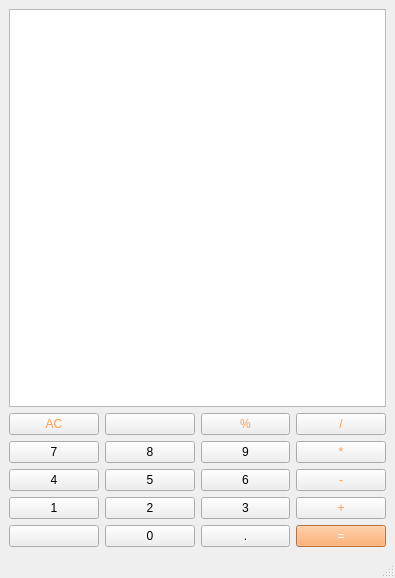
<?xml version="1.0" encoding="UTF-8"?>
<ui version="4.0">
 <class>MainWindow</class>
 <widget class="QMainWindow" name="MainWindow">
  <property name="geometry">
   <rect>
    <x>0</x>
    <y>0</y>
    <width>395</width>
    <height>578</height>
   </rect>
  </property>
  <property name="windowTitle">
   <string>MainWindow</string>
  </property>
  <widget class="QWidget" name="centralwidget">
   <property name="styleSheet">
    <string notr="true"/>
   </property>
   <layout class="QVBoxLayout" name="verticalLayout_3">
    <item>
     <layout class="QVBoxLayout" name="verticalLayout_2">
      <item>
       <widget class="QTextEdit" name="textEdit"/>
      </item>
      <item>
       <layout class="QVBoxLayout" name="verticalLayout">
        <item>
         <layout class="QHBoxLayout" name="horizontalLayout">
          <item>
           <widget class="QPushButton" name="pushButton_AC">
            <property name="styleSheet">
             <string notr="true">color: rgb(255, 158, 79);</string>
            </property>
            <property name="text">
             <string>AC</string>
            </property>
           </widget>
          </item>
          <item>
           <widget class="QPushButton" name="pushButton_Clear">
            <property name="text">
             <string/>
            </property>
            <property name="icon">
             <iconset resource="recource.qrc">
              <normaloff>:/rec/Calculator/delete (2).png</normaloff>:/rec/Calculator/delete (2).png</iconset>
            </property>
            <property name="iconSize">
             <size>
              <width>20</width>
              <height>20</height>
             </size>
            </property>
           </widget>
          </item>
          <item>
           <widget class="QPushButton" name="pushButton_Persntag">
            <property name="styleSheet">
             <string notr="true">color: rgb(255, 158, 79);</string>
            </property>
            <property name="text">
             <string>%</string>
            </property>
           </widget>
          </item>
          <item>
           <widget class="QPushButton" name="pushButton_Davision">
            <property name="styleSheet">
             <string notr="true">color: rgb(255, 158, 79);</string>
            </property>
            <property name="text">
             <string>/</string>
            </property>
           </widget>
          </item>
         </layout>
        </item>
        <item>
         <layout class="QHBoxLayout" name="horizontalLayout_2">
          <item>
           <widget class="QPushButton" name="pushButton_number7">
            <property name="text">
             <string>7</string>
            </property>
           </widget>
          </item>
          <item>
           <widget class="QPushButton" name="pushButton_number8">
            <property name="text">
             <string>8</string>
            </property>
           </widget>
          </item>
          <item>
           <widget class="QPushButton" name="pushButton_number9">
            <property name="text">
             <string>9</string>
            </property>
           </widget>
          </item>
          <item>
           <widget class="QPushButton" name="pushButton_Multipel">
            <property name="styleSheet">
             <string notr="true">color: rgb(255, 158, 79);</string>
            </property>
            <property name="text">
             <string>*</string>
            </property>
           </widget>
          </item>
         </layout>
        </item>
        <item>
         <layout class="QHBoxLayout" name="horizontalLayout_3">
          <item>
           <widget class="QPushButton" name="pushButton_number4">
            <property name="text">
             <string>4</string>
            </property>
           </widget>
          </item>
          <item>
           <widget class="QPushButton" name="pushButton_number5">
            <property name="text">
             <string>5</string>
            </property>
           </widget>
          </item>
          <item>
           <widget class="QPushButton" name="pushButton_number6">
            <property name="text">
             <string>6</string>
            </property>
           </widget>
          </item>
          <item>
           <widget class="QPushButton" name="pushButton_muns">
            <property name="styleSheet">
             <string notr="true">color: rgb(255, 158, 79);</string>
            </property>
            <property name="text">
             <string>-</string>
            </property>
           </widget>
          </item>
         </layout>
        </item>
        <item>
         <layout class="QHBoxLayout" name="horizontalLayout_4">
          <item>
           <widget class="QPushButton" name="pushButton_number1">
            <property name="text">
             <string>1</string>
            </property>
           </widget>
          </item>
          <item>
           <widget class="QPushButton" name="pushButton_number2">
            <property name="text">
             <string>2</string>
            </property>
           </widget>
          </item>
          <item>
           <widget class="QPushButton" name="pushButton_number3">
            <property name="text">
             <string>3</string>
            </property>
           </widget>
          </item>
          <item>
           <widget class="QPushButton" name="pushButton_Plus">
            <property name="styleSheet">
             <string notr="true">color: rgb(255, 158, 79);</string>
            </property>
            <property name="text">
             <string>+</string>
            </property>
           </widget>
          </item>
         </layout>
        </item>
        <item>
         <layout class="QHBoxLayout" name="horizontalLayout_5">
          <item>
           <widget class="QPushButton" name="pushButton_33">
            <property name="text">
             <string/>
            </property>
           </widget>
          </item>
          <item>
           <widget class="QPushButton" name="pushButton_number0">
            <property name="text">
             <string>0</string>
            </property>
           </widget>
          </item>
          <item>
           <widget class="QPushButton" name="pushButton_Point">
            <property name="text">
             <string>.</string>
            </property>
           </widget>
          </item>
          <item>
           <widget class="QPushButton" name="pushButton_equale">
            <property name="styleSheet">
             <string notr="true">background-color: rgb(255, 158, 79);
color: rgb(255, 255, 255);</string>
            </property>
            <property name="text">
             <string>=</string>
            </property>
           </widget>
          </item>
         </layout>
        </item>
       </layout>
      </item>
     </layout>
    </item>
   </layout>
  </widget>
  <widget class="QMenuBar" name="menubar">
   <property name="geometry">
    <rect>
     <x>0</x>
     <y>0</y>
     <width>395</width>
     <height>25</height>
    </rect>
   </property>
  </widget>
  <widget class="QStatusBar" name="statusbar"/>
 </widget>
 <resources>
  <include location="recource.qrc"/>
 </resources>
 <connections/>
</ui>
